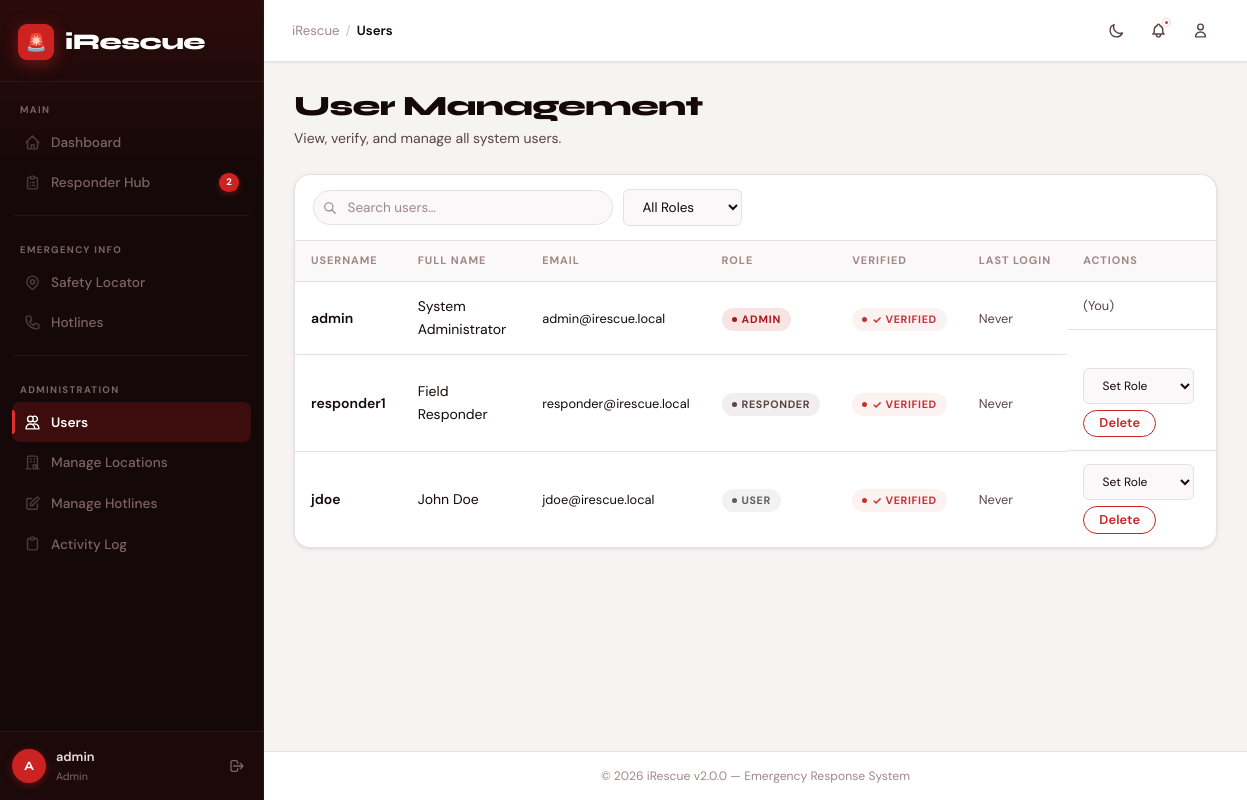
/users.php (signed in), run on the app's committed database.
### tables this page shows
CREATE TABLE `users` (
  `id`                INT(11) NOT NULL AUTO_INCREMENT,
  `username`          VARCHAR(50) NOT NULL,
  `email`             VARCHAR(100) NOT NULL,
  `password`          VARCHAR(255) NOT NULL,
  `full_name`         VARCHAR(100) DEFAULT NULL,
  `role`              ENUM('user','responder','admin') NOT NULL DEFAULT 'user',
  `is_verified`       TINYINT(1) NOT NULL DEFAULT 0,
  `verify_token`      VARCHAR(64) DEFAULT NULL,
  `reset_token`       VARCHAR(64) DEFAULT NULL,
  `reset_token_expiry` DATETIME DEFAULT NULL,
  `avatar_url`        VARCHAR(255) DEFAULT NULL,
  `last_login`        DATETIME DEFAULT NULL,
  `login_attempts`    INT(3) NOT NULL DEFAULT 0,
  `locked_until`      DATETIME DEFAULT NULL,
  `created_at`        TIMESTAMP NOT NULL DEFAULT CURRENT_TIMESTAMP,
  PRIMARY KEY (`id`),
  UNIQUE KEY `username` (`username`),
  UNIQUE KEY `email` (`email`)
);

### users.php (the view, shortened to what this page needs)
<?php
require_once 'config.php';
$users_q = $mysqli->query("SELECT id, username, email, full_name, role, is_verified, last_login, created_at FROM users ORDER BY created_at DESC");
require_once 'header.php';
?>
<div class="page-header">
    <div class="page-header-left">
        <h1>User Management</h1>
        <p>View, verify, and manage all system users.</p>
    </div>
</div>
<div class="card">
    <div class="table-toolbar">
        <div class="search-input-wrap">
            <input type="text" class="search-input" placeholder="Search users…" data-table="users-table" data-search>
        </div>
        <select class="filter-select" data-table="users-table" data-filter-col="3">
            <option value="">All Roles</option>
        </select>
    </div>
    <div style="overflow-x:auto;">
        <table id="users-table">
            <thead>
                <tr>
                    <th data-sort="0">Username</th>
                    <th data-sort="1">Full Name</th>
                    <th data-sort="2">Email</th>
                    <th data-sort="3">Role</th>
                    <th>Verified</th>
                    <th data-sort="5">Last Login</th>
                    <th>Actions</th>
                </tr>
            </thead>
            <tbody>
            <?php while ($u = $users_q->fetch_assoc()): ?>
            <tr>
                <td class="fw-600"><?php echo htmlspecialchars($u['username']); ?></td>
                <td><?php echo htmlspecialchars($u['full_name'] ?: '—'); ?></td>
                <td class="text-sm"><?php echo htmlspecialchars($u['email']); ?></td>
                <td><span class="badge badge-<?php echo $u['role']; ?>"><?php echo ucfirst($u['role']); ?></span></td>
                <td>
                    <?php if ($u['is_verified']): ?>
                        <span class="badge badge-resolved">✓ Verified</span>
                    <?php else: ?>
                        <a href="users.php?action=verify&id=<?php echo $u['id']; ?>" class="badge badge-pending" style="cursor:pointer;">✗ Unverified</a>
                    <?php endif; ?>
                </td>
                <td class="text-sm text-muted">
                    <?php echo $u['last_login'] ? date('M j, Y', strtotime($u['last_login'])) : 'Never'; ?>
                </td>
                <td class="actions" style="display:flex;gap:6px;flex-wrap:wrap;">
                    <?php if ($u['id'] != $_SESSION['id']): ?>
                    <select class="filter-select" style="font-size:.75rem;" onchange="location='users.php?action=setrole&id=<?php echo $u['id']; ?>&role='+this.value">
                        <option value="">Set Role</option>
                    </select>
                    <a href="users.php?action=delete&id=<?php echo $u['id']; ?>" class="btn btn-sm btn-danger btn-delete">Delete</a>
                    <?php else: ?>
                    <span class="text-muted text-sm">(You)</span>
                    <?php endif; ?>
                </td>
            </tr>
            <?php endwhile; ?>
            </tbody>
        </table>
    </div>
</div>
<?php require_once 'footer.php'; ?>

### data on the page
users: username "admin", full_name "System Administrator", email "admin@irescue.local", role "ADMIN", is_verified "✓ VERIFIED", shows "Never", shows "(You)"
users: username "responder1", full_name "Field Responder", email "responder@irescue.local", role "RESPONDER", is_verified "✓ VERIFIED", shows "Never"
users: username "jdoe", full_name "John Doe", email "jdoe@irescue.local", role "USER", is_verified "✓ VERIFIED", shows "Never"

### other printed values
$pending_count "2"
$user_initial "A"
$_SESSION['username'] "admin"
$_SESSION['role'] "Admin"
$page_title "Users"
APP_NAME "iRescue"
APP_VERSION "2.0.0"
